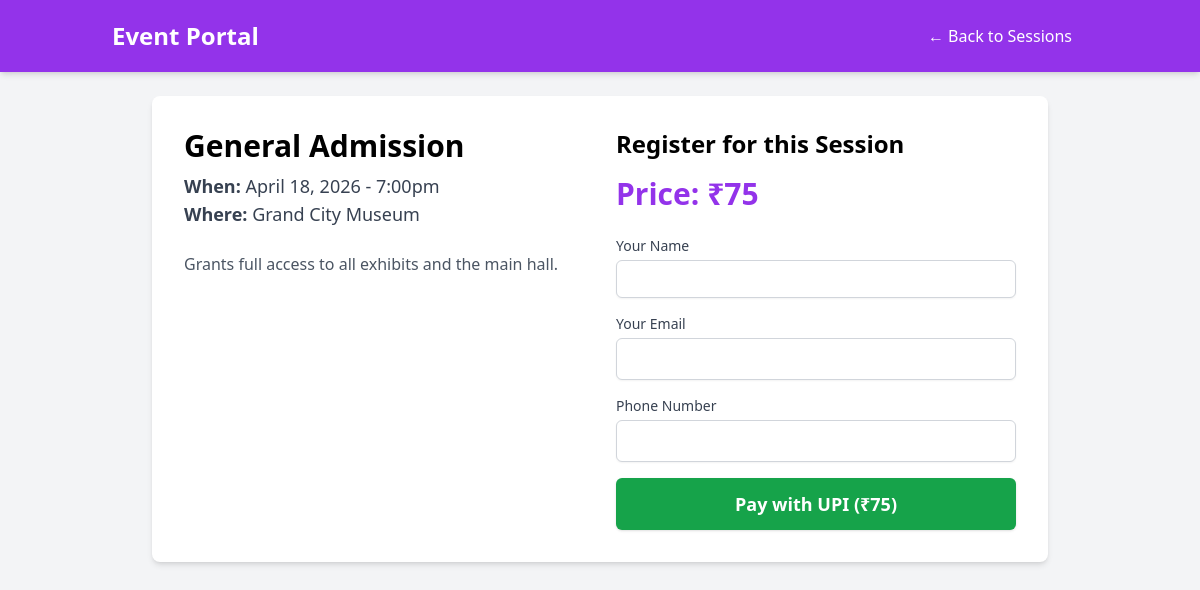
/sub_event.php?id=5 (signed in), run on the app's committed database.
### tables this page shows
CREATE TABLE `sub_events` (
  `id` int(11) NOT NULL,
  `main_event_id` int(11) NOT NULL,
  `name` varchar(255) NOT NULL,
  `date` datetime NOT NULL,
  `venue` varchar(255) DEFAULT NULL,
  `description` text DEFAULT NULL,
  `price` decimal(10,2) NOT NULL DEFAULT 0.00
);

### sub_event.php (the view, shortened to what this page needs)
<?php
include 'db.php';
$sub_event_id = $_GET['id'] ?? 0;
$sub_event = null;
if ($sub_event_id) {
    $stmt = $conn->prepare("SELECT * FROM sub_events WHERE id = ?");
    $stmt->bind_param("i", $sub_event_id);
    $stmt->execute();
    $result = $stmt->get_result();
    if ($result->num_rows === 1) {
        $sub_event = $result->fetch_assoc();
    }
}
$is_free = $sub_event['price'] <= 0;
$price_display = $is_free ? 'Free' : '₹' . number_format($sub_event['price']);
?>
<!DOCTYPE html>
<html lang="en">
<head>
    <script src="https://cdn.tailwindcss.com"></script>
</head>
<body class="bg-gray-100">
    <nav class="bg-purple-600 text-white shadow-md">
        <div class="container mx-auto px-6 py-4 flex justify-between items-center">
            <a href="index.php" class="text-2xl font-bold">Event Portal</a>
            <div class="flex space-x-4">
                <a href="event.php?id=<?php echo $sub_event['main_event_id']; ?>" class="py-2 px-4 hover:bg-purple-700 rounded">&larr; Back to Sessions</a>
            </div>
        </div>
    </nav>
    <main class="container mx-auto p-6">
        <div class="bg-white p-8 rounded-lg shadow-md max-w-4xl mx-auto">
            <div class="grid grid-cols-1 md:grid-cols-2 gap-8">
                <div>
                    <h1 class="text-3xl font-bold mb-2"><?php echo htmlspecialchars($sub_event['name']); ?></h1>
                    <div class="mb-6">
                        <p class="text-lg text-gray-700"><strong>When:</strong> <?php echo htmlspecialchars(date('F j, Y - g:ia', strtotime($sub_event['date']))); ?></p>
                        <p class="text-lg text-gray-700"><strong>Where:</strong> <?php echo htmlspecialchars($sub_event['venue']); ?></p>
                    </div>
                    <p class="text-gray-600 mb-4"><?php echo htmlspecialchars($sub_event['description']); ?></p>
                </div>
                <div classs="bg-gray-50 p-6 rounded-lg shadow-inner">
                    <h2 class="text-2xl font-semibold mb-4">Register for this Session</h2>
                    <div class="text-3xl font-bold text-purple-600 mb-6">
                        Price: <?php echo $price_display; ?>
                    </div>
                    <?php if ($is_free): ?>
                        <form action="register.php" method="POST" class="space-y-4">
                            <input type="hidden" name="sub_event_id" value="<?php echo htmlspecialchars($sub_event['id']); ?>">
                            <input type="hidden" name="price" value="0.00">
                            <div>
                                <label for="name" class="block text-sm font-medium text-gray-700">Your Name</label>
                                <input type="text" name="name" id="name" class="mt-1 block w-full p-2 border border-gray-300 rounded-md shadow-sm" required>
                            </div>
                            <div>
                                <label for="email" class="block text-sm font-medium text-gray-700">Your Email</label>
                                <input type="email" name="email" id="email" class="mt-1 block w-full p-2 border border-gray-300 rounded-md shadow-sm" required>
                            </div>
                            <div>
                                <label for="phone" class="block text-sm font-medium text-gray-700">Phone Number (Optional)</label>
                                <input type="text" name="phone" id="phone" class="mt-1 block w-full p-2 border border-gray-300 rounded-md shadow-sm">
                            </div>
                            <button type="submit" class="w-full bg-purple-600 text-white py-3 px-4 rounded-md shadow hover:bg-purple-700 font-semibold text-lg">
                                Register for Free
                            </button>
                        </form>
                    <?php else: ?>
                        <form action="checkout.php" method="POST" class="space-y-4">
                            <div>
                                <label for="name" class="block text-sm font-medium text-gray-700">Your Name</tabel>
                                <input type="text" name="name" id="name" class="mt-1 block w-full p-2 border border-gray-300 rounded-md shadow-sm" required>
                            </div>
                            <div>
                                <label for="email" class="block text-sm font-medium text-gray-700">Your Email</label>
                                <input type="email" name="email" id="email" class="mt-1 block w-full p-2 border border-gray-300 rounded-md shadow-sm" required>
                            </div>
                            <div>
                                <label for="phone" class="block text-sm font-medium text-gray-700">Phone Number</label>
                                <input type="text" name="phone" id="phone" class="mt-1 block w-full p-2 border border-gray-300 rounded-md shadow-sm">
                            </div>
                            <button type="submit" class="w-full bg-green-600 text-white py-3 px-4 rounded-md shadow hover:bg-green-700 font-semibold text-lg">
                                Pay with UPI (<?php echo $price_display; ?>)
                            </button>
                        </form>
                    <?php endif; ?>
                </div>
            </div>
        </div>
    </main>
</body>
</html>

### data on the page
sub_events: name "General Admission", date "April 18, 2026 - 7:00pm", venue "Grand City Museum", description "Grants full access to all exhibits and the main hall.", price "₹75"
